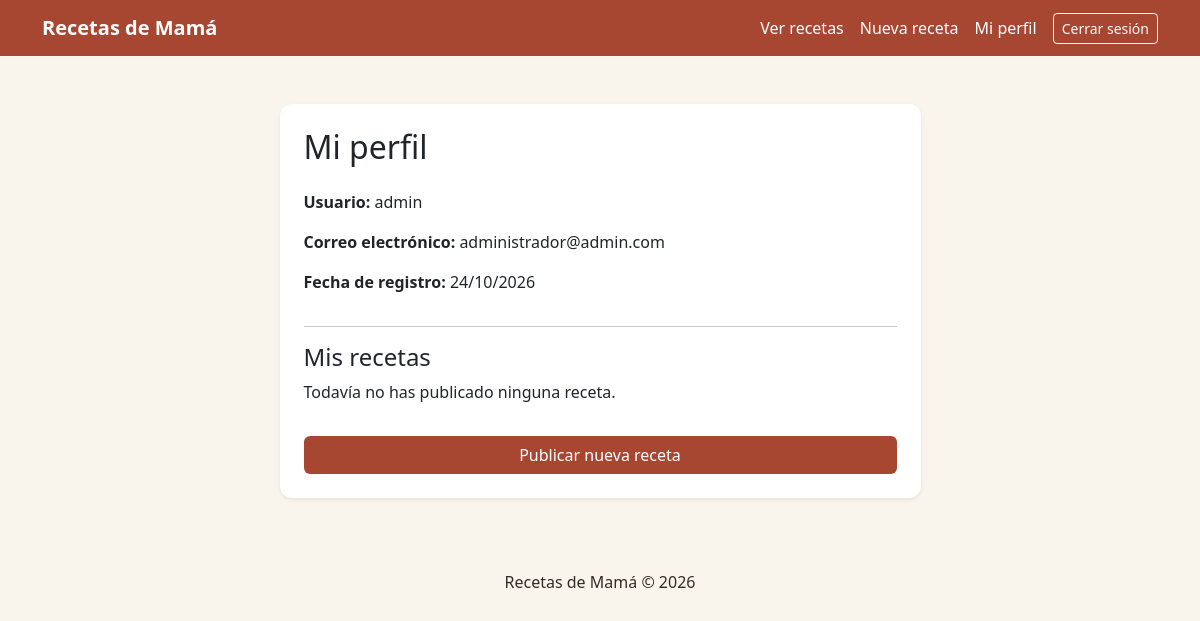
/usuarios/perfil/ (signed in), run on an earlier commit of the app's database.
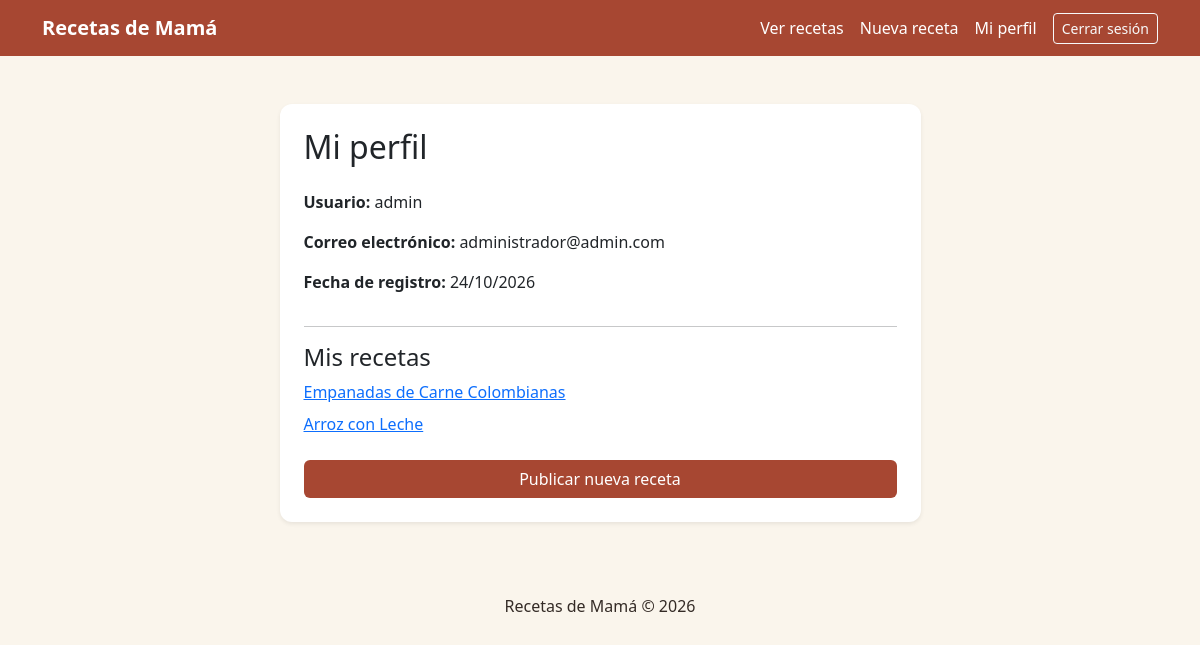
And on a later commit of the database.
### recetas/models.py (models this page shows, shortened)
class Receta(models.Model):
    titulo = models.CharField(max_length=200)
    descripcion = models.TextField()
    ingredientes = models.TextField()
    preparacion = models.TextField()
    imagen = models.ImageField(
        upload_to='recetas/',
        blank=True,
        null=True
    )
    categoria = models.ForeignKey(
        Categoria,
        on_delete=models.PROTECT,
        related_name='recetas'
    )
    autor = models.ForeignKey(
        User,
        on_delete=models.CASCADE,
        related_name='recetas'
    )
    fecha_creacion = models.DateTimeField(auto_now_add=True)
    fecha_actualizacion = models.DateTimeField(auto_now=True)

### usuarios/views.py (the view)
@login_required
def perfil(request):
    return render(request, 'usuarios/perfil.html')

### templates/usuarios/perfil.html
{% extends 'base.html' %}
{% block content %}
<div class="row justify-content-center">
    <div class="col-md-7">
        <div class="card shadow-sm p-4">
            <h2 class="mb-4">
                Mi perfil
            </h2>
            <p>
                <strong>Usuario:</strong>
                {{ user.username }}
            </p>
            <p>
                <strong>Correo electrónico:</strong>
                {{ user.email }}
            </p>
            <p>
                <strong>Fecha de registro:</strong>
                {{ user.date_joined|date:"d/m/Y" }}
            </p>
            <hr>
            <h4>Mis recetas</h4>
            {% for receta in user.recetas.all %}
                <div class="mb-2">
                    <a href="{% url 'recetas:detalle' receta.pk %}">
                        {{ receta.titulo }}
                    </a>
                </div>
            {% empty %}
                <p>
                    Todavía no has publicado ninguna receta.
                </p>
            {% endfor %}
            <a
                href="{% url 'recetas:crear' %}"
                class="btn btn-receta mt-3"
            >
                Publicar nueva receta
            </a>
        </div>
    </div>
</div>
{% endblock %}

What changed in the data, as far as the page shows it:
added Receta: titulo "Empanadas de Carne Colombianas"
added Receta: titulo "Arroz con Leche"
Also different on the page:
text no longer shown: "Todavía no has publicado ninguna receta."
